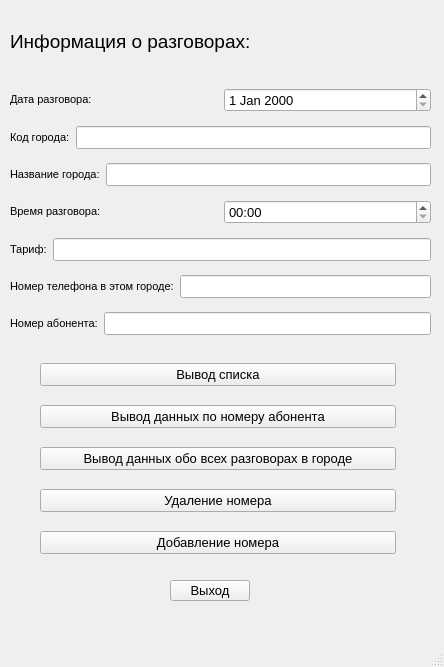
<?xml version="1.0" encoding="UTF-8"?>
<ui version="4.0">
 <class>MainWindow</class>
 <widget class="QMainWindow" name="MainWindow">
  <property name="enabled">
   <bool>true</bool>
  </property>
  <property name="geometry">
   <rect>
    <x>0</x>
    <y>0</y>
    <width>444</width>
    <height>667</height>
   </rect>
  </property>
  <property name="windowTitle">
   <string>MainWindow</string>
  </property>
  <widget class="QWidget" name="centralwidget">
   <widget class="QWidget" name="layoutWidget">
    <property name="geometry">
     <rect>
      <x>40</x>
      <y>350</y>
      <width>356</width>
      <height>221</height>
     </rect>
    </property>
    <layout class="QVBoxLayout" name="verticalLayout_2">
     <item>
      <widget class="QPushButton" name="outputListButton">
       <property name="font">
        <font>
         <pointsize>10</pointsize>
        </font>
       </property>
       <property name="text">
        <string>Вывод списка</string>
       </property>
      </widget>
     </item>
     <item>
      <widget class="QPushButton" name="outputNumberButton">
       <property name="font">
        <font>
         <pointsize>10</pointsize>
        </font>
       </property>
       <property name="text">
        <string>Вывод данных по номеру абонента</string>
       </property>
      </widget>
     </item>
     <item>
      <widget class="QPushButton" name="outputCityButton">
       <property name="font">
        <font>
         <pointsize>10</pointsize>
        </font>
       </property>
       <property name="text">
        <string>Вывод данных обо всех разговорах в городе</string>
       </property>
      </widget>
     </item>
     <item>
      <widget class="QPushButton" name="deleteButton">
       <property name="font">
        <font>
         <pointsize>10</pointsize>
        </font>
       </property>
       <property name="text">
        <string>Удаление номера</string>
       </property>
      </widget>
     </item>
     <item>
      <widget class="QPushButton" name="addNumberButton">
       <property name="font">
        <font>
         <pointsize>10</pointsize>
        </font>
       </property>
       <property name="text">
        <string>Добавление номера</string>
       </property>
      </widget>
     </item>
    </layout>
   </widget>
   <widget class="QLabel" name="label_8">
    <property name="geometry">
     <rect>
      <x>10</x>
      <y>30</y>
      <width>240</width>
      <height>23</height>
     </rect>
    </property>
    <property name="font">
     <font>
      <pointsize>14</pointsize>
     </font>
    </property>
    <property name="text">
     <string>Информация о разговорах:</string>
    </property>
   </widget>
   <widget class="QPushButton" name="exitButton">
    <property name="geometry">
     <rect>
      <x>170</x>
      <y>580</y>
      <width>80</width>
      <height>21</height>
     </rect>
    </property>
    <property name="font">
     <font>
      <pointsize>10</pointsize>
     </font>
    </property>
    <property name="text">
     <string>Выход</string>
    </property>
   </widget>
   <widget class="QWidget" name="layoutWidget_2">
    <property name="geometry">
     <rect>
      <x>10</x>
      <y>80</y>
      <width>421</width>
      <height>263</height>
     </rect>
    </property>
    <property name="font">
     <font>
      <pointsize>10</pointsize>
     </font>
    </property>
    <layout class="QVBoxLayout" name="verticalLayout">
     <item>
      <layout class="QHBoxLayout" name="horizontalLayout">
       <item>
        <widget class="QLabel" name="dateLabel">
         <property name="font">
          <font>
           <pointsize>12</pointsize>
          </font>
         </property>
         <property name="text">
          <string>&lt;html&gt;&lt;head/&gt;&lt;body&gt;&lt;p&gt;&lt;span style=&quot; font-size:8pt;&quot;&gt;Дата разговора:&lt;/span&gt;&lt;/p&gt;&lt;/body&gt;&lt;/html&gt;</string>
         </property>
        </widget>
       </item>
       <item>
        <widget class="QDateEdit" name="dateEdit">
         <property name="font">
          <font>
           <pointsize>10</pointsize>
          </font>
         </property>
        </widget>
       </item>
      </layout>
     </item>
     <item>
      <layout class="QHBoxLayout" name="horizontalLayout_2">
       <item>
        <widget class="QLabel" name="codeLabel">
         <property name="font">
          <font>
           <pointsize>12</pointsize>
          </font>
         </property>
         <property name="text">
          <string>&lt;html&gt;&lt;head/&gt;&lt;body&gt;&lt;p&gt;&lt;span style=&quot; font-size:8pt;&quot;&gt;Код города:&lt;/span&gt;&lt;/p&gt;&lt;/body&gt;&lt;/html&gt;</string>
         </property>
        </widget>
       </item>
       <item>
        <widget class="QLineEdit" name="codeEdit">
         <property name="font">
          <font>
           <pointsize>10</pointsize>
          </font>
         </property>
        </widget>
       </item>
      </layout>
     </item>
     <item>
      <layout class="QHBoxLayout" name="horizontalLayout_3">
       <item>
        <widget class="QLabel" name="cityLabel">
         <property name="font">
          <font>
           <pointsize>12</pointsize>
          </font>
         </property>
         <property name="text">
          <string>&lt;html&gt;&lt;head/&gt;&lt;body&gt;&lt;p&gt;&lt;span style=&quot; font-size:8pt;&quot;&gt;Название города:&lt;/span&gt;&lt;/p&gt;&lt;/body&gt;&lt;/html&gt;</string>
         </property>
        </widget>
       </item>
       <item>
        <widget class="QLineEdit" name="cityEdit">
         <property name="font">
          <font>
           <pointsize>10</pointsize>
          </font>
         </property>
        </widget>
       </item>
      </layout>
     </item>
     <item>
      <layout class="QHBoxLayout" name="horizontalLayout_4">
       <item>
        <widget class="QLabel" name="timeLabel">
         <property name="font">
          <font>
           <pointsize>12</pointsize>
          </font>
         </property>
         <property name="text">
          <string>&lt;html&gt;&lt;head/&gt;&lt;body&gt;&lt;p&gt;&lt;span style=&quot; font-size:8pt;&quot;&gt;Время разговора:&lt;/span&gt;&lt;/p&gt;&lt;/body&gt;&lt;/html&gt;</string>
         </property>
        </widget>
       </item>
       <item>
        <widget class="QTimeEdit" name="timeEdit">
         <property name="font">
          <font>
           <pointsize>10</pointsize>
          </font>
         </property>
         <property name="minimumTime">
          <time>
           <hour>0</hour>
           <minute>0</minute>
           <second>0</second>
          </time>
         </property>
         <property name="displayFormat">
          <string>hh:mm</string>
         </property>
        </widget>
       </item>
      </layout>
     </item>
     <item>
      <layout class="QHBoxLayout" name="horizontalLayout_5">
       <item>
        <widget class="QLabel" name="rateLabel">
         <property name="font">
          <font>
           <pointsize>12</pointsize>
          </font>
         </property>
         <property name="text">
          <string>&lt;html&gt;&lt;head/&gt;&lt;body&gt;&lt;p&gt;&lt;span style=&quot; font-size:8pt;&quot;&gt;Тариф:&lt;/span&gt;&lt;/p&gt;&lt;/body&gt;&lt;/html&gt;</string>
         </property>
        </widget>
       </item>
       <item>
        <widget class="QLineEdit" name="rateEdit">
         <property name="font">
          <font>
           <pointsize>10</pointsize>
          </font>
         </property>
        </widget>
       </item>
      </layout>
     </item>
     <item>
      <layout class="QHBoxLayout" name="horizontalLayout_6">
       <item>
        <widget class="QLabel" name="cityNumberLaber">
         <property name="font">
          <font>
           <pointsize>12</pointsize>
          </font>
         </property>
         <property name="text">
          <string>&lt;html&gt;&lt;head/&gt;&lt;body&gt;&lt;p&gt;&lt;span style=&quot; font-size:8pt;&quot;&gt;Номер телефона в этом городе:&lt;/span&gt;&lt;/p&gt;&lt;/body&gt;&lt;/html&gt;</string>
         </property>
        </widget>
       </item>
       <item>
        <widget class="QLineEdit" name="cityNumberEdit">
         <property name="font">
          <font>
           <pointsize>10</pointsize>
          </font>
         </property>
        </widget>
       </item>
      </layout>
     </item>
     <item>
      <layout class="QHBoxLayout" name="horizontalLayout_7">
       <item>
        <widget class="QLabel" name="subscriberNumberLabel">
         <property name="font">
          <font>
           <pointsize>12</pointsize>
          </font>
         </property>
         <property name="text">
          <string>&lt;html&gt;&lt;head/&gt;&lt;body&gt;&lt;p&gt;&lt;span style=&quot; font-size:8pt;&quot;&gt;Номер абонента:&lt;/span&gt;&lt;/p&gt;&lt;/body&gt;&lt;/html&gt;</string>
         </property>
        </widget>
       </item>
       <item>
        <widget class="QLineEdit" name="abonentNumberEdit">
         <property name="font">
          <font>
           <pointsize>10</pointsize>
          </font>
         </property>
        </widget>
       </item>
      </layout>
     </item>
    </layout>
   </widget>
  </widget>
  <widget class="QMenuBar" name="menubar">
   <property name="geometry">
    <rect>
     <x>0</x>
     <y>0</y>
     <width>444</width>
     <height>25</height>
    </rect>
   </property>
  </widget>
  <widget class="QStatusBar" name="statusbar"/>
 </widget>
 <resources/>
 <connections/>
</ui>
